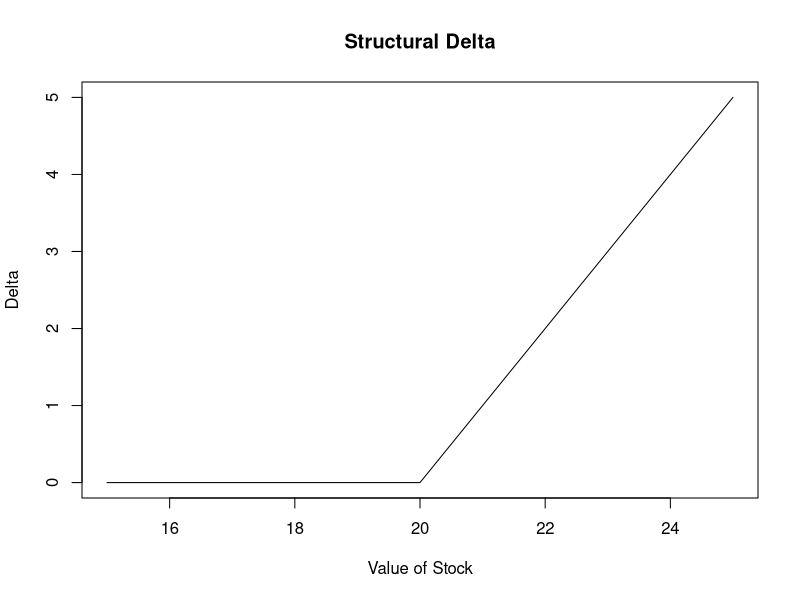
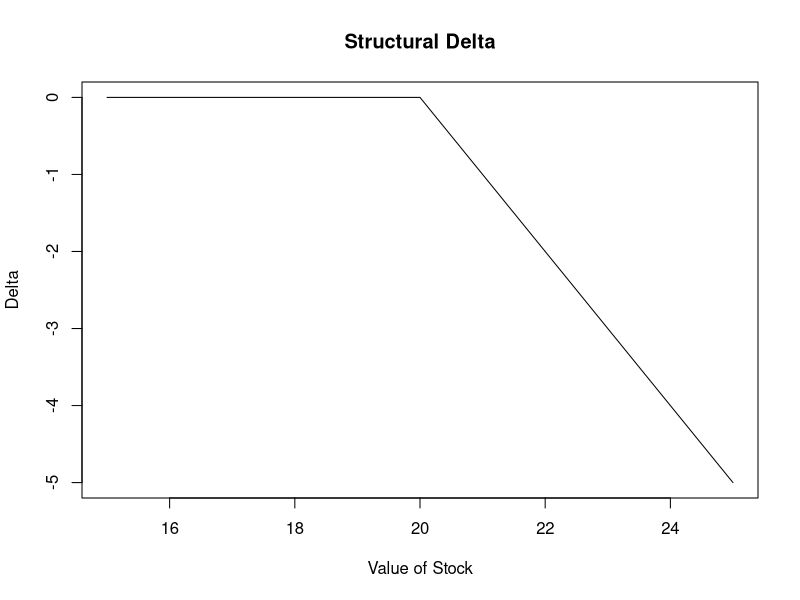
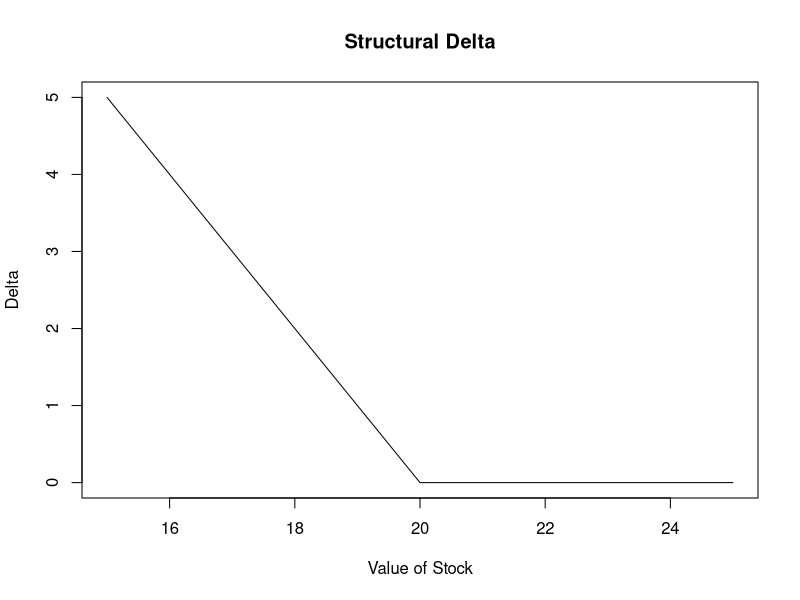
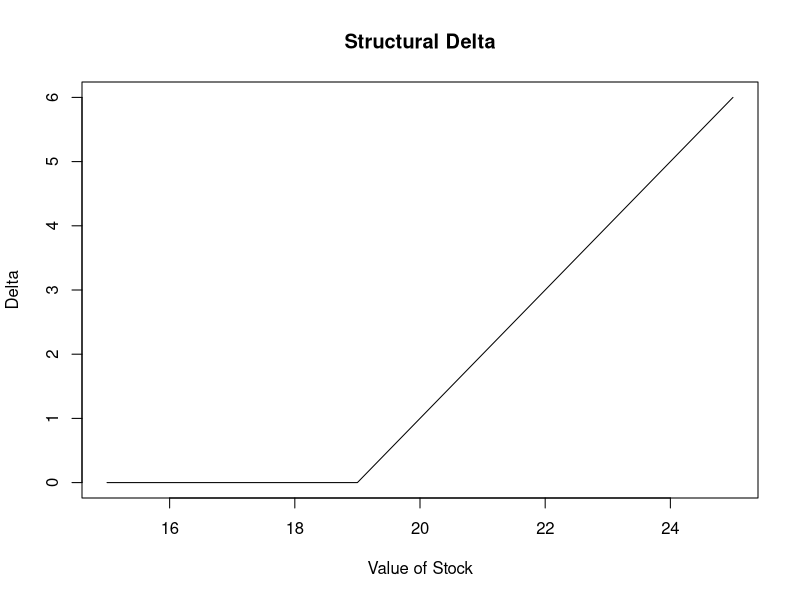
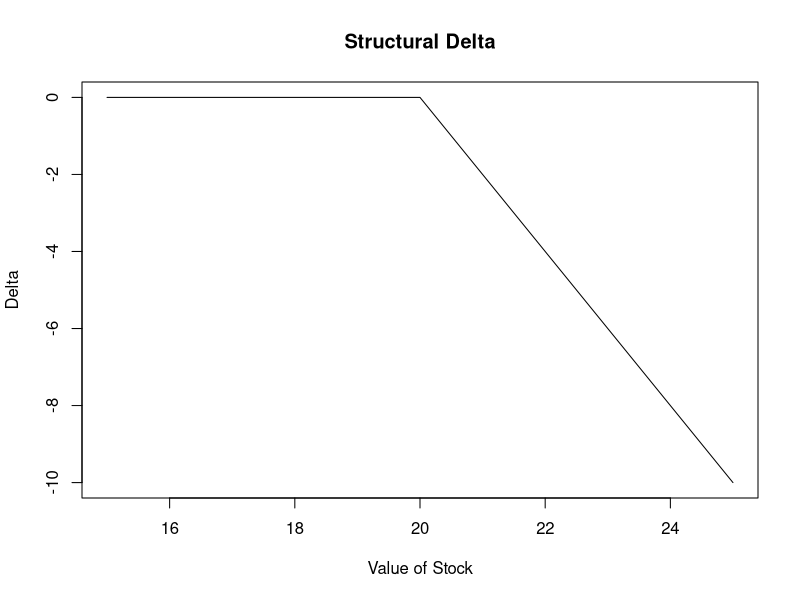
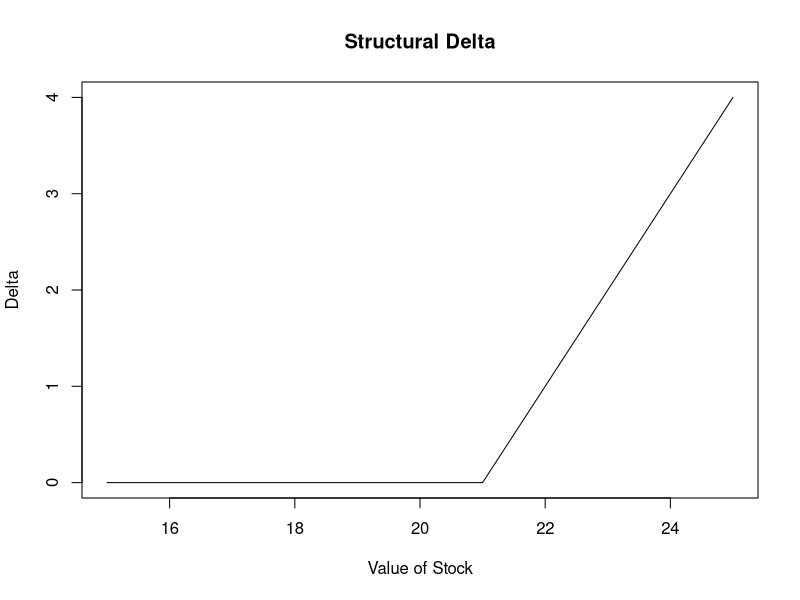
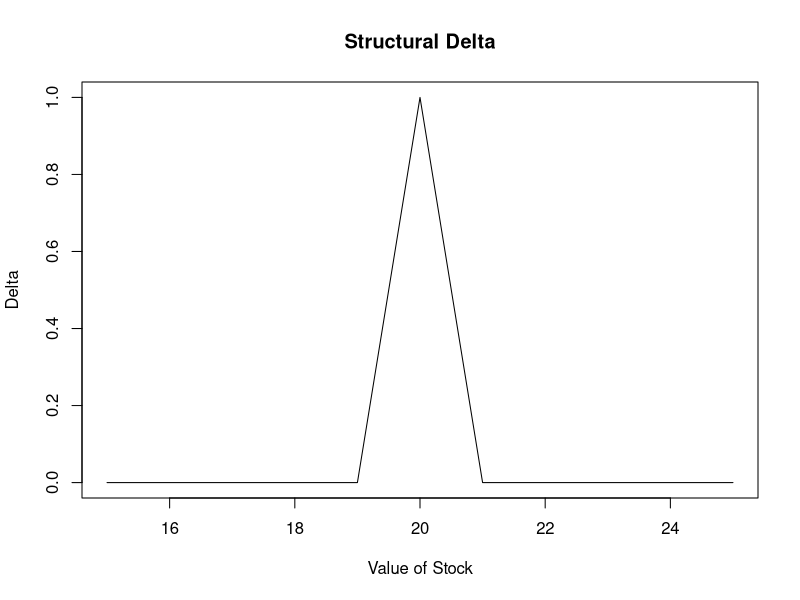
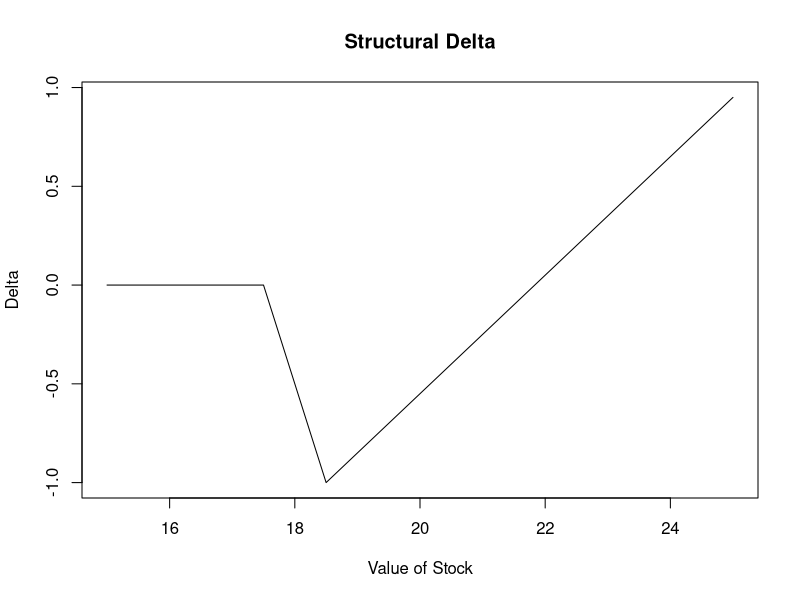

Source code (R) for these figures, in order:
#
# Ensaio para curva de Delta Estrutural
#

callBuy <- function(nValStock, nValStrike) { 
  ifelse (nValStrike < nValStock, nValStock - nValStrike, 0)
}
callSell <- function(nValStock, nValStrike) { 
  (callBuy(nValStock, nValStrike) * -1)
} 
putBuy <- function(nValStock, nValStrike) { 
  ifelse (nValStrike > nValStock, nValStrike - nValStock, 0)
}
putSell <- function(nValStock, nValStrike) { 
  (putBuy(nValStock, nValStrike) * -1)
}

print(callBuy(20, 17))
print(callSell(20, 17))
print(callBuy(17, 20))
print(callSell(17, 20))
print(callBuy(20, 19.96))
print(callSell(20, 19.96))
print(callBuy(19.96, 20))
print(callSell(19.96, 20))

print(putBuy(20, 17))
print(putSell(20, 17))
print(putBuy(17, 20))
print(putSell(17, 20))
print(putBuy(20, 19.96))
print(putSell(20, 19.96))
print(putBuy(19.96, 20))
print(putSell(19.96, 20))

nStrike <- 20.0
lStock <- seq((nStrike-5), (nStrike+5), by=0.01)
lStock

lDelta <- callBuy(lStock, nStrike)
plot(x = lStock,
     y = lDelta, 
     type = 'l', 
     main = "Structural Delta",
     xlab = "Value of Stock",
     ylab = "Delta")
lDelta <- callSell(lStock, nStrike)
plot(lDelta~lStock,
     type = 'l', 
     main = "Structural Delta",
     xlab = "Value of Stock",
     ylab = "Delta")

lDelta <- putBuy(lStock, nStrike)
plot(x = lStock,
     y = lDelta, 
     type = 'l', 
     main = "Structural Delta",
     xlab = "Value of Stock",
     ylab = "Delta")

nAsa1 <- nStrike -1
nMiolo <- nStrike
nAsa2 <- nStrike +1

lAsa1 <- callBuy(lStock, nAsa1)
lMiolo <- callSell(lStock, nMiolo) * 2
lAsa2 <- callBuy(lStock, nAsa2)
lBb <- (lAsa1 + lMiolo + lAsa2)
plot(x = lStock,
     y = lAsa1, 
     type = 'l', 
     main = "Structural Delta",
     xlab = "Value of Stock",
     ylab = "Delta")
plot(x = lStock,
     y = lMiolo, 
     type = 'l', 
     main = "Structural Delta",
     xlab = "Value of Stock",
     ylab = "Delta")
plot(x = lStock,
     y = lAsa2, 
     type = 'l', 
     main = "Structural Delta",
     xlab = "Value of Stock",
     ylab = "Delta")

lBb <- (callBuy(lStock, nAsa1) + callSell(lStock, nMiolo) * 2 + callBuy(lStock, nAsa2))
plot(x = lStock,
     y = lBb, 
     type = 'l', 
     main = "Structural Delta",
     xlab = "Value of Stock",
     ylab = "Delta")

lHA <- (callSell(lStock, 17.5) + callBuy(lStock, 18.5) * 1.3)
plot(x = lStock,
     y = lHA, 
     type = 'l', 
     main = "Structural Delta",
     xlab = "Value of Stock",
     ylab = "Delta")
